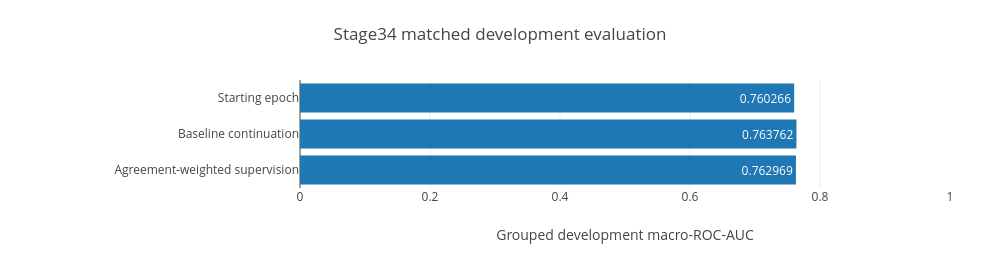

Notebook cell for this chart:
### Markdown cell above
## 3. Stage-34 matched training result

The matched epoch-3 continuation improved the independent DINO branch. Agreement-weighted supervision did not beat that baseline and was stopped.

### Code cell
S=D['stage34']
gain=score_delta(S['baseline_macro_auc'],S['starting_macro_auc'])
consistency_delta=score_delta(S['consistency_macro_auc'],S['baseline_macro_auc'])
print(f"Baseline continuation gain: {gain:+.6f}")
print(f"Consistency minus baseline: {consistency_delta:+.6f}")
print('Decision:',S['decision'])
evidence_chart('Stage34 matched development evaluation', ['Starting epoch', 'Baseline continuation', 'Agreement-weighted supervision'],
               [S['starting_macro_auc'], S['baseline_macro_auc'], S['consistency_macro_auc']],
               'Grouped development macro-ROC-AUC')

### Figure 1 — Plotly figure (JSON) as saved in the notebook; plotly's stock layout.template omitted (floating-point values rounded to 4 significant figures)
{"data": [{"orientation": "h", "text": ["0.760266", "0.763762", "0.762969"], "textposition": "auto", "type": "bar", "x": [0.7603, 0.7638, 0.763], "y": ["Starting epoch", "Baseline continuation", "Agreement-weighted supervision"]}], "layout": {"height": 253, "margin": {"b": 65, "l": 300, "r": 50, "t": 80}, "showlegend": false, "title": {"text": "Stage34 matched development evaluation"}, "width": 1000, "xaxis": {"range": [0, 1.0], "title": {"text": "Grouped development macro-ROC-AUC"}}, "yaxis": {"autorange": "reversed"}}}
